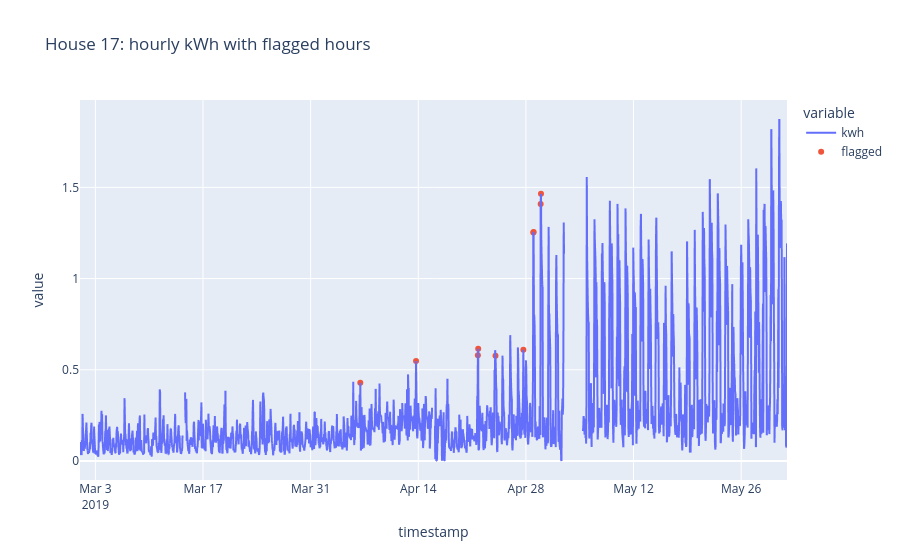

Here is the notebook cell this chart was saved with:
### Code cell
res = run(17)
f = explain(res[res.index >= TRAIN_END])
ev = to_events(f)
print(len(f), "flagged hours ->", len(ev), "alerts")
display(f.sort_values("score", ascending=False)[["reason"]].head(8))

te = res[res.index >= TRAIN_END]
fig = px.line(te["kwh"], title="House 17: hourly kWh with flagged hours")
fig.add_scatter(x=te.index[te.flag], y=te.kwh[te.flag], mode="markers", name="flagged")
fig.show()

### Figure 1 — Plotly figure (JSON) as saved in the notebook; plotly's stock layout.template omitted (floating-point values rounded to 4 significant figures; data arrays with more than 128 entries replaced by an {"elided": "..."} marker saying what was removed)
{"data": [{"hovertemplate": "variable=kwh<br>timestamp=%{x}<br>value=%{y}<extra></extra>", "legendgroup": "kwh", "line": {"color": "#636efa", "dash": "solid"}, "marker": {"symbol": "circle"}, "mode": "lines", "name": "kwh", "showlegend": true, "type": "scattergl", "x": {"elided": "2208 str values"}, "xaxis": "x", "y": {"elided": "2208 float values"}, "yaxis": "y"}, {"mode": "markers", "name": "flagged", "type": "scatter", "x": ["2019-04-06T11:00:00.000000", "2019-04-13T17:00:00.000000", "2019-04-21T18:00:00.000000", "2019-04-21T19:00:00.000000", "2019-04-24T01:00:00.000000", "2019-04-27T16:00:00.000000", "2019-04-28T23:00:00.000000", "2019-04-29T00:00:00.000000", "2019-04-29T22:00:00.000000", "2019-04-29T23:00:00.000000"], "y": [0.4286, 0.5485, 0.5793, 0.6156, 0.5774, 0.6099, 1.253, 1.255, 1.409, 1.465]}], "layout": {"legend": {"title": {"text": "variable"}, "tracegroupgap": 0}, "title": {"text": "House 17: hourly kWh with flagged hours"}, "xaxis": {"anchor": "y", "domain": [0, 1], "title": {"text": "timestamp"}}, "yaxis": {"anchor": "x", "domain": [0, 1], "title": {"text": "value"}}}}
